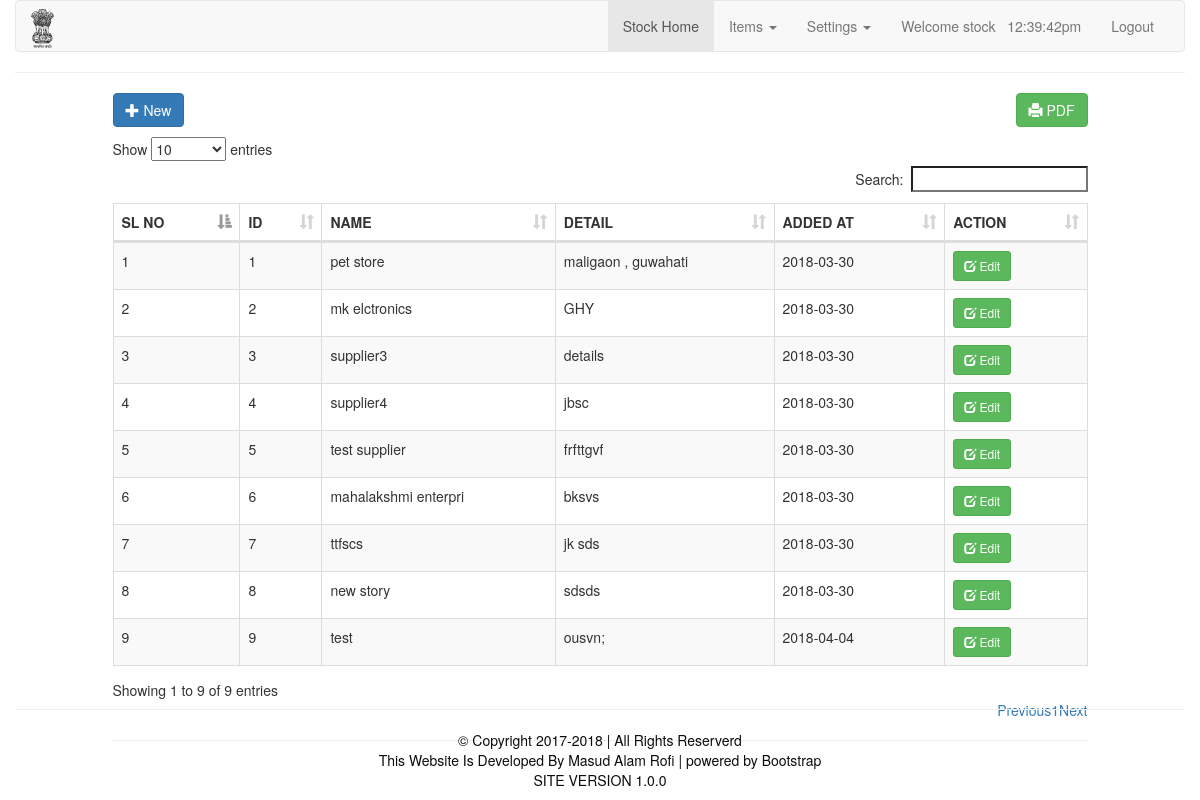
/suppliers.php (signed in), run on the app's committed database.
### tables this page shows
CREATE TABLE IF NOT EXISTS `supplier` (
  `supplier_id` int(11) NOT NULL AUTO_INCREMENT,
  `supplier_name` varchar(30) NOT NULL,
  `supplier_details` varchar(255) NOT NULL,
  `added_at` date NOT NULL,
  PRIMARY KEY (`supplier_id`),
  UNIQUE KEY `supplier_name` (`supplier_name`)
);

### suppliers.php (the view, shortened to what this page needs)
<?php
require_once 'includes/header.php';
require_once 'includes/admin_nav.php';
?>
    <div class="col-sm-10 col-sm-offset-1">
        <div class="row">
            <a href="#addnew" data-toggle="modal" class="btn btn-primary"><span class="glyphicon glyphicon-plus"></span> New</a>
            <a href="./reports/all_suppliers.php" target="_new" class="btn btn-success pull-right"><span class="glyphicon glyphicon-print"></span> PDF</a>
        </div>
        <div class="" style="height: 10px;">
        </div>
        <div class="row">
            <table id="myTable" class="table table-bordered table-striped table-responsive">
                <thead>
                <th>SL NO</th>
                <th>ID</th>
                <th>NAME</th>
                <th>DETAIL</th>
                <th>ADDED AT</th>
                <th>ACTION</th>
                </thead>
                <tbody>
                <?php
                include_once('db.php');
                $sql = "SELECT * FROM `supplier`";
                $query = $conn->query($sql);
                $i=1;
                while($row = $query->fetch_assoc())
                {
                echo"<tr>
                    <td>".$i."</td>
					<td>".$row['supplier_id']."</td>
					<td>".$row['supplier_name']."</td>
					<td>".$row['supplier_details']."</td>
					<td>".$row['added_at']."</td>
					<td><a href='#edit_".$row['supplier_id']."' class='btn btn-success btn-sm' data-toggle='modal'><span class='glyphicon glyphicon-edit'></span> Edit</a>
					</tr>";
                    $i++;
                }
                ?>
                </tbody>
            </table>
            <hr>
    </div>
    </div>
<?php require_once './includes/footer.php'; ?>

### data on the page
supplier: supplier_id "1", supplier_name "pet store", supplier_details "maligaon , guwahati", added_at "2018-03-30"
supplier: supplier_id "2", supplier_name "mk elctronics", supplier_details "GHY", added_at "2018-03-30"
supplier: supplier_id "3", supplier_name "supplier3", supplier_details "details", added_at "2018-03-30"
supplier: supplier_id "4", supplier_name "supplier4", supplier_details "jbsc", added_at "2018-03-30"
supplier: supplier_id "5", supplier_name "test supplier", supplier_details "frfttgvf", added_at "2018-03-30"
supplier: supplier_id "6", supplier_name "mahalakshmi enterpri", supplier_details "bksvs", added_at "2018-03-30"
supplier: supplier_id "7", supplier_name "ttfscs", supplier_details "jk sds", added_at "2018-03-30"
supplier: supplier_id "8", supplier_name "new story", supplier_details "sdsds", added_at "2018-03-30"
supplier: supplier_id "9", supplier_name "test", supplier_details "ousvn;", added_at "2018-04-04"

### other printed values
$_SESSION['dept_name'] "Stock"
$_SESSION['dept_name'] "stock"
APPVERSION "1.0.0"
